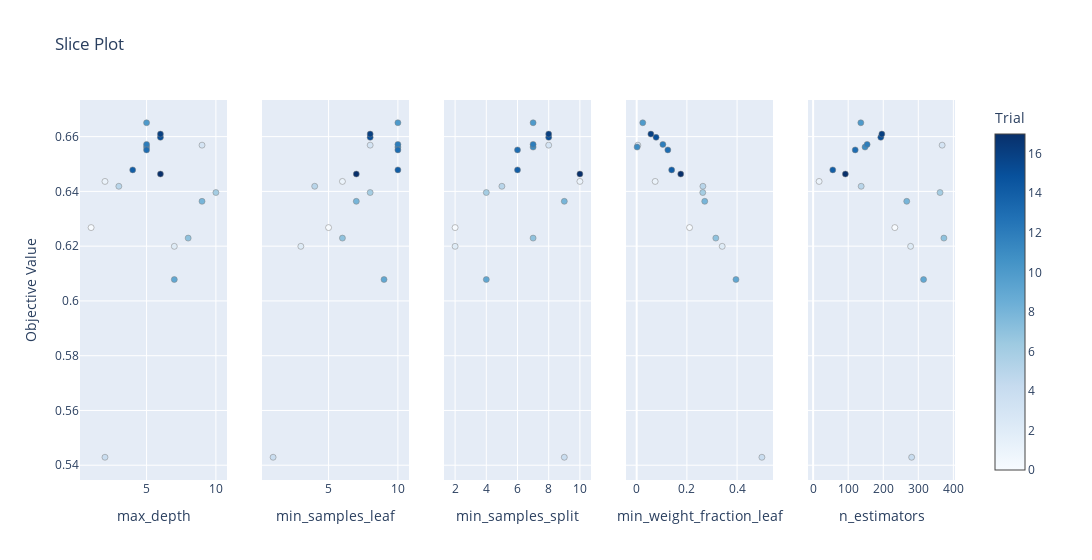

The notebook cell saved with this chart:
### Markdown cell above
Various HPs tuned against the objective value they returned:
Les divers hyperparamètres tunés, le score obtenu et le nombre d'essais ayant produit le résultat.

### Code cell
optuna.visualization.plot_slice(study)

### Figure 1 — Plotly figure (JSON) as saved in the notebook; plotly's stock layout.template omitted (floating-point values rounded to 4 significant figures)
{"data": [{"marker": {"color": [0, 1, 2, 3, 4, 5, 6, 7, 8, 9, 10, 11, 12, 13, 14, 15, 16, 17], "colorbar": {"title": {"text": "Trial"}, "x": 1, "xpad": 40}, "colorscale": [[0, "rgb(247,251,255)"], [0.125, "rgb(222,235,247)"], [0.25, "rgb(198,219,239)"], [0.375, "rgb(158,202,225)"], [0.5, "rgb(107,174,214)"], [0.625, "rgb(66,146,198)"], [0.75, "rgb(33,113,181)"], [0.875, "rgb(8,81,156)"], [1, "rgb(8,48,107)"]], "line": {"color": "Grey", "width": 0.5}, "showscale": true}, "mode": "markers", "showlegend": false, "type": "scatter", "x": [1, 2, 7, 9, 2, 3, 10, 8, 9, 7, 5, 5, 5, 5, 4, 6, 6, 6], "xaxis": "x", "y": [0.6268, 0.6436, 0.6199, 0.6569, 0.5429, 0.6419, 0.6396, 0.6229, 0.6364, 0.6078, 0.6651, 0.6562, 0.6572, 0.6551, 0.6479, 0.6597, 0.6609, 0.6463], "yaxis": "y"}, {"marker": {"color": [0, 1, 2, 3, 4, 5, 6, 7, 8, 9, 10, 11, 12, 13, 14, 15, 16, 17], "colorbar": {"title": {"text": "Trial"}, "x": 1, "xpad": 40}, "colorscale": [[0, "rgb(247,251,255)"], [0.125, "rgb(222,235,247)"], [0.25, "rgb(198,219,239)"], [0.375, "rgb(158,202,225)"], [0.5, "rgb(107,174,214)"], [0.625, "rgb(66,146,198)"], [0.75, "rgb(33,113,181)"], [0.875, "rgb(8,81,156)"], [1, "rgb(8,48,107)"]], "line": {"color": "Grey", "width": 0.5}, "showscale": false}, "mode": "markers", "showlegend": false, "type": "scatter", "x": [5, 6, 3, 8, 1, 4, 8, 6, 7, 9, 10, 10, 10, 10, 10, 8, 8, 7], "xaxis": "x2", "y": [0.6268, 0.6436, 0.6199, 0.6569, 0.5429, 0.6419, 0.6396, 0.6229, 0.6364, 0.6078, 0.6651, 0.6562, 0.6572, 0.6551, 0.6479, 0.6597, 0.6609, 0.6463], "yaxis": "y2"}, {"marker": {"color": [0, 1, 2, 3, 4, 5, 6, 7, 8, 9, 10, 11, 12, 13, 14, 15, 16, 17], "colorbar": {"title": {"text": "Trial"}, "x": 1, "xpad": 40}, "colorscale": [[0, "rgb(247,251,255)"], [0.125, "rgb(222,235,247)"], [0.25, "rgb(198,219,239)"], [0.375, "rgb(158,202,225)"], [0.5, "rgb(107,174,214)"], [0.625, "rgb(66,146,198)"], [0.75, "rgb(33,113,181)"], [0.875, "rgb(8,81,156)"], [1, "rgb(8,48,107)"]], "line": {"color": "Grey", "width": 0.5}, "showscale": false}, "mode": "markers", "showlegend": false, "type": "scatter", "x": [2, 10, 2, 8, 9, 5, 4, 7, 9, 4, 7, 7, 7, 6, 6, 8, 8, 10], "xaxis": "x3", "y": [0.6268, 0.6436, 0.6199, 0.6569, 0.5429, 0.6419, 0.6396, 0.6229, 0.6364, 0.6078, 0.6651, 0.6562, 0.6572, 0.6551, 0.6479, 0.6597, 0.6609, 0.6463], "yaxis": "y3"}, {"marker": {"color": [0, 1, 2, 3, 4, 5, 6, 7, 8, 9, 10, 11, 12, 13, 14, 15, 16, 17], "colorbar": {"title": {"text": "Trial"}, "x": 1, "xpad": 40}, "colorscale": [[0, "rgb(247,251,255)"], [0.125, "rgb(222,235,247)"], [0.25, "rgb(198,219,239)"], [0.375, "rgb(158,202,225)"], [0.5, "rgb(107,174,214)"], [0.625, "rgb(66,146,198)"], [0.75, "rgb(33,113,181)"], [0.875, "rgb(8,81,156)"], [1, "rgb(8,48,107)"]], "line": {"color": "Grey", "width": 0.5}, "showscale": false}, "mode": "markers", "showlegend": false, "type": "scatter", "x": [0.2107, 0.07365, 0.3407, 0.004712, 0.4988, 0.2638, 0.2633, 0.3152, 0.2711, 0.3956, 0.02432, 0.001731, 0.1043, 0.1242, 0.1394, 0.07734, 0.05659, 0.1755], "xaxis": "x4", "y": [0.6268, 0.6436, 0.6199, 0.6569, 0.5429, 0.6419, 0.6396, 0.6229, 0.6364, 0.6078, 0.6651, 0.6562, 0.6572, 0.6551, 0.6479, 0.6597, 0.6609, 0.6463], "yaxis": "y4"}, {"marker": {"color": [0, 1, 2, 3, 4, 5, 6, 7, 8, 9, 10, 11, 12, 13, 14, 15, 16, 17], "colorbar": {"title": {"text": "Trial"}, "x": 1, "xpad": 40}, "colorscale": [[0, "rgb(247,251,255)"], [0.125, "rgb(222,235,247)"], [0.25, "rgb(198,219,239)"], [0.375, "rgb(158,202,225)"], [0.5, "rgb(107,174,214)"], [0.625, "rgb(66,146,198)"], [0.75, "rgb(33,113,181)"], [0.875, "rgb(8,81,156)"], [1, "rgb(8,48,107)"]], "line": {"color": "Grey", "width": 0.5}, "showscale": false}, "mode": "markers", "showlegend": false, "type": "scatter", "x": [233, 17, 278, 368, 281, 137, 362, 373, 267, 315, 136, 148, 154, 120, 56, 193, 196, 92], "xaxis": "x5", "y": [0.6268, 0.6436, 0.6199, 0.6569, 0.5429, 0.6419, 0.6396, 0.6229, 0.6364, 0.6078, 0.6651, 0.6562, 0.6572, 0.6551, 0.6479, 0.6597, 0.6609, 0.6463], "yaxis": "y5"}], "layout": {"title": {"text": "Slice Plot"}, "width": 1500, "xaxis": {"anchor": "y", "domain": [0, 0.168], "title": {"text": "max_depth"}}, "xaxis2": {"anchor": "y2", "domain": [0.208, 0.376], "title": {"text": "min_samples_leaf"}}, "xaxis3": {"anchor": "y3", "domain": [0.416, 0.584], "title": {"text": "min_samples_split"}}, "xaxis4": {"anchor": "y4", "domain": [0.624, 0.792], "title": {"text": "min_weight_fraction_leaf"}}, "xaxis5": {"anchor": "y5", "domain": [0.832, 1], "title": {"text": "n_estimators"}}, "yaxis": {"anchor": "x", "domain": [0, 1], "title": {"text": "Objective Value"}}, "yaxis2": {"anchor": "x2", "domain": [0, 1], "matches": "y", "showticklabels": false}, "yaxis3": {"anchor": "x3", "domain": [0, 1], "matches": "y", "showticklabels": false}, "yaxis4": {"anchor": "x4", "domain": [0, 1], "matches": "y", "showticklabels": false}, "yaxis5": {"anchor": "x5", "domain": [0, 1], "matches": "y", "showticklabels": false}}}
